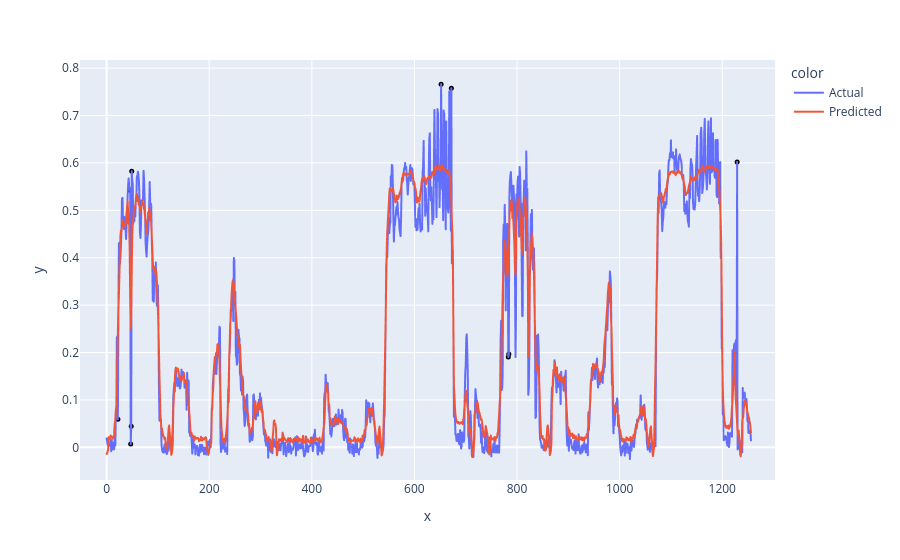

Notebook code for this chart:
### Code cell
noise = get_noise(X_test, 0.01)
predicted_load_test_noise = model.predict(X_test + noise)
display_prediction(X_test + noise, predicted_load_test_noise, 4,  mean, std, 2)

### Figure 1 — Plotly figure (JSON) as saved in the notebook; plotly's stock layout.template omitted (floating-point values rounded to 4 significant figures; data arrays with more than 128 entries replaced by an {"elided": "..."} marker saying what was removed)
{"data": [{"hovertemplate": "color=Actual<br>x=%{x}<br>y=%{y}<extra></extra>", "legendgroup": "Actual", "line": {"color": "#636efa", "dash": "solid"}, "marker": {"symbol": "circle"}, "mode": "lines", "name": "Actual", "showlegend": true, "type": "scattergl", "x": {"elided": "1257 int values"}, "xaxis": "x", "y": {"elided": "1257 float values"}, "yaxis": "y"}, {"hovertemplate": "color=Predicted<br>x=%{x}<br>y=%{y}<extra></extra>", "legendgroup": "Predicted", "line": {"color": "#EF553B", "dash": "solid"}, "marker": {"symbol": "circle"}, "mode": "lines", "name": "Predicted", "showlegend": true, "type": "scattergl", "x": {"elided": "1257 int values"}, "xaxis": "x", "y": {"elided": "1257 float values"}, "yaxis": "y"}, {"hovertemplate": "x=%{x}<br>y=%{y}<extra></extra>", "legendgroup": "", "marker": {"color": "black", "size": 5, "symbol": "circle"}, "mode": "markers", "name": "", "orientation": "v", "showlegend": false, "type": "scatter", "x": [22, 46, 47, 48, 49, 652, 672, 783, 784, 1229], "xaxis": "x", "y": [0.05925, 0.5422, 0.007063, 0.04455, 0.5826, 0.7662, 0.7576, 0.1904, 0.1967, 0.6021], "yaxis": "y"}], "layout": {"legend": {"title": {"text": "color"}, "tracegroupgap": 0}, "margin": {"t": 60}, "xaxis": {"anchor": "y", "domain": [0, 1], "title": {"text": "x"}}, "yaxis": {"anchor": "x", "domain": [0, 1], "title": {"text": "y"}}}}
